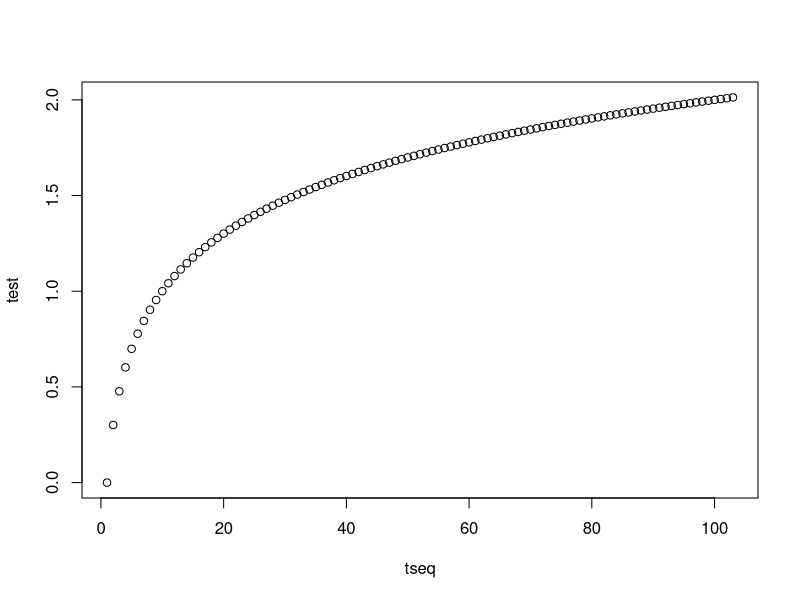

Recreate this plot in R. (Note: this script raises an error after producing the figure.)
#Implementação de um aproximador linear (polinomial) de uma função 
#recebe uma sequência de entradas e saídas, retorna uma lista de pesos que 
#representam os coeficientes de um polinômio de grau P, que aproxima
#o mapeamento da entrada na saída
library('corpcor')

H_init <- function(x, p){
    h <- cbind(x^1, 1)
    if(p < 2){
        h
    }else{
        for(i in 2:p){
            h <- cbind(x^i, h)
        }
        h
    }
}

polinomial_aproximation <- function(p, xin, yin, verb = FALSE, plot = FALSE, lambda = 0.1){
    #xin: entrada
    #yin: saída que se deseja mapear

    H <- H_init(xin, p)
    p <- p + 1
    A <-  t(H) %*% H + diag(p) * lambda
    
    w <- solve(A) %*% t(H) %*% yin
    y_hat <- H %*% w #função aproximadora
    
    if(verb == TRUE){
        print(paste('Error: ', t(yin - y_hat) %*% (yin - y_hat)))
        print(paste('Degree:', p - 1))
    }
    
    if(plot == TRUE){
        plot(x = xin, y = yin,  xlab = 'Input', ylab = 'Output', pch = 6)
        lines(x = xin, y = y_hat, col = 'red', lty = 3, lwd = 2.3)
        legend('topright', c('Aproximation', 'Samples'), lty = c(3, -1), pch = c(-1, 6), col = c('red', 'black'), lwd = c(1.5, 1))
    }

    list(pesos = w, aprox = y_hat)
}


tseq <- 1:103
test <- log10(tseq)

plot(y=test, x=tseq)

polinomial_aproximation(8, tseq, test, verb = TRUE, plot = TRUE)
